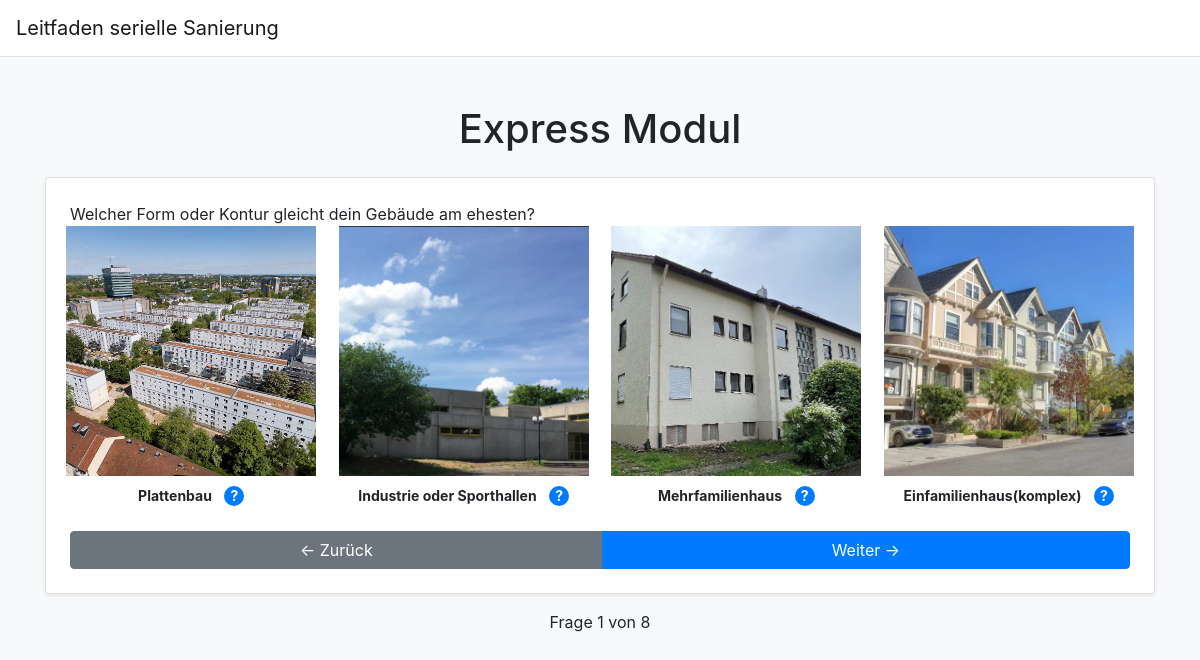
Screenshot of /quiz/Express with the database file from the repository.
### app.py (models this page shows)
class Question(db.Model):
    id = db.Column(db.Integer, primary_key=True)
    module = db.Column(db.String(20), nullable=False)
    text = db.Column(db.String(200), nullable=False)
    subtitle = db.Column(db.String(200), nullable=True)
    answers = db.relationship('Answer', backref='question', lazy=True)
    image = db.Column(db.String(200), nullable=True)
    info_popup = db.Column(db.String(500), nullable=True)  # Popup-Text

class Answer(db.Model):
    id = db.Column(db.Integer, primary_key=True)
    question_id = db.Column(db.Integer, db.ForeignKey('question.id'), nullable=False)
    text = db.Column(db.String(200), nullable=True)
    score = db.Column(db.Integer, nullable=True)
    info_popup = db.Column(db.String(500), nullable=True)

### app.py (the view, shortened to what this page needs)
@app.route('/quiz/<module>', methods=['GET', 'POST'])
def quiz(module):
    questions = get_questions(module)
    total_questions = len(questions)
    session.setdefault('question_index', 0)
    session.setdefault('answers', {})
    if session.get('module') != module:
        session['module'] = module
        session['question_index'] = 0
        session['answers'] = {}
    question_index = session['question_index']
    try:
        question = questions[question_index]
    except IndexError:
        return redirect(url_for('summary'))
    return render_template(
        f'{module.lower()}_quiz.html',
        question=question,
        question_index=question_index,
        total_questions=total_questions,
        answers=session['answers']
    )

### app.py (called while the page is built)
def get_questions(module):
    questions = Question.query.filter_by(module=module).all()
    if not questions:
        abort(404, description="Keine Fragen für dieses Modul gefunden")
    return questions

### templates/express_quiz.html (shortened to what this page needs)
<!DOCTYPE html>
<html lang="de">
<head>
    <link href="https://stackpath.bootstrapcdn.com/bootstrap/4.5.2/css/bootstrap.min.css" rel="stylesheet">
</head>
<body class="bg-light">
    <nav class="navbar navbar-expand-lg navbar-light bg-white border-bottom">
        <a class="navbar-brand" href="#">Leitfaden serielle Sanierung</a>
    </nav>
    <div class="container mt-5">
        <h1 class="text-center mb-4">Express Modul</h1>
        <form method="POST" class="card p-4 shadow-sm">
            <div class="d-flex align-items-center">
                <p class="mb-0">{{ question.text }}</p>
            </div>
            {% if question.text == "Welcher Form oder Kontur gleicht dein Gebäude am ehesten?" %}
                <div class="row justify-content-center">
                    {% for answer in question.answers %}
                        <div class="col-md-3 mb-3 text-center image-option">
                            <label>
                                <img src="{{ url_for('static', filename='images/' + answer.text.split()[-1] + '.jpg') }}"
                                     alt="{{ answer.text }}"
                                     title="{{ answer.text }}">
                                <span>{{ answer.text }}</span>
                                {% if answer.info_popup %}
                <div class="question-tooltip ms-2">
                    <span class="tooltip-icon">?</span>
                </div>
            {% endif %}
                            </label>
                        </div>
                    {% endfor %}
                </div>
            {% else %}
                <div class="form-group">
                    <textarea name="free_text" placeholder="Ihre Antwort hier..." required class="form-control"></textarea>
                </div>
            {% endif %}
            <div class="btn-group">
                <button type="submit" name="back" class="btn btn-secondary">
                    ← Zurück
                </button>
            <button type="submit" name="next" class="btn btn-primary">
                Weiter →
            </button>
            </div>
        </form>
        <p class="text-center mt-3">Frage {{ question_index + 1 }} von {{ total_questions }}</p>
    </div>
</body>
</html>

### templates/express_quiz.html (style rules this page uses)
.image-option img { width: 250px; height: 250px; object-fit: cover; transition: transform 0.3s ease, box-shadow 0.3s ease; cursor: pointer; }
.image-option { display: flex; flex-direction: column; align-items: center; }
.image-option span { margin-top: 10px; font-size: 14px; font-weight: bold; }
.question-tooltip { position: relative; display: inline-block; margin-left: 8px; }
.tooltip-icon { display: inline-block; width: 20px; height: 20px; border-radius: 50%; background: #007bff; color: white; text-align: center; font-size: 14px; line-height: 20px; cursor: help; }

### rows the page displays
Question: text "Welcher Form oder Kontur gleicht dein Gebäude am ehesten?"
Answer: text (picture), text "Plattenbau"
Answer: shows a picture, text "Industrie oder Sporthallen"
Answer: text (picture), text "Mehrfamilienhaus"
Answer: text (picture), text "Einfamilienhaus(komplex)"

### other values shown
{{ question_index + 1 }} "1"
{{ total_questions }} "8"
